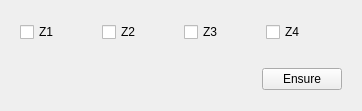
<?xml version="1.0" encoding="UTF-8"?>
<ui version="4.0">
 <class>PickZ</class>
 <widget class="QWidget" name="PickZ">
  <property name="geometry">
   <rect>
    <x>0</x>
    <y>0</y>
    <width>362</width>
    <height>111</height>
   </rect>
  </property>
  <property name="windowTitle">
   <string>Form</string>
  </property>
  <layout class="QVBoxLayout" name="verticalLayout">
   <item>
    <widget class="QWidget" name="widget" native="true">
     <layout class="QHBoxLayout" name="horizontalLayout">
      <item>
       <widget class="QCheckBox" name="Z1Active">
        <property name="text">
         <string>Z1</string>
        </property>
       </widget>
      </item>
      <item>
       <widget class="QCheckBox" name="Z2Active">
        <property name="text">
         <string>Z2</string>
        </property>
       </widget>
      </item>
      <item>
       <widget class="QCheckBox" name="Z3Active">
        <property name="text">
         <string>Z3</string>
        </property>
       </widget>
      </item>
      <item>
       <widget class="QCheckBox" name="Z4Active">
        <property name="text">
         <string>Z4</string>
        </property>
       </widget>
      </item>
     </layout>
    </widget>
   </item>
   <item>
    <widget class="QWidget" name="widget_2" native="true">
     <layout class="QHBoxLayout" name="horizontalLayout_2">
      <item>
       <spacer name="horizontalSpacer">
        <property name="orientation">
         <enum>Qt::Horizontal</enum>
        </property>
        <property name="sizeHint" stdset="0">
         <size>
          <width>237</width>
          <height>20</height>
         </size>
        </property>
       </spacer>
      </item>
      <item>
       <widget class="QPushButton" name="btn_ensure">
        <property name="text">
         <string>Ensure</string>
        </property>
       </widget>
      </item>
     </layout>
    </widget>
   </item>
  </layout>
 </widget>
 <resources/>
 <connections/>
</ui>
